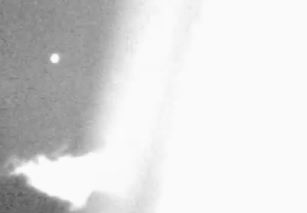
#> input picture output_frames/Misc_394.jpg, 307 x 213 px
$ python delete.py   (older library calls are emulated)
#> lines starting #> are read from the running program, lines starting #| are printed output that depends on the picture
#> further down, input_image is the input picture: shape (213, 307); min 81, max 255, mean 219
import cv2
import numpy as np
import matplotlib.pyplot as plt
import matplotlib
matplotlib.use('TkAgg')
def gaussian_filter(img, kernel_size, sigma):
    """应用高斯滤波器平滑图像"""
#> called with kernel_size = 5, sigma = 2
    return cv2.GaussianBlur(img, (kernel_size, kernel_size), sigma)

def sobel_edge_detection(img):
    """提取图像边缘特征"""
    grad_x = cv2.Sobel(img, cv2.CV_64F, 1, 0, ksize=3)
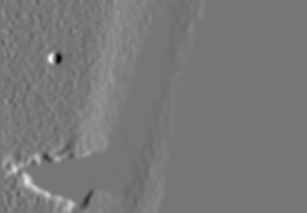
#> grad_x: shape (213, 307) float64; min -0.546, max 0.633, mean 0.0121; drawn with min black and max white
    grad_y = cv2.Sobel(img, cv2.CV_64F, 0, 1, ksize=3)
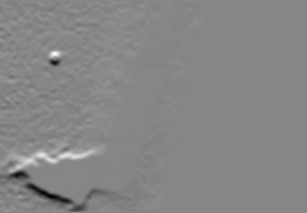
#> grad_y: shape (213, 307) float64; min -0.679, max 0.611, mean 0.000134; drawn with min black and max white
    edges = np.sqrt(grad_x**2 + grad_y**2)
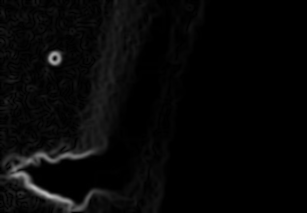
#> edges: shape (213, 307) float64; min 0, max 0.737, mean 0.0283
    return edges / edges.max()  # 归一化到[0, 1]

def gamma_correction(img, gamma):
    """伽马校正增强目标"""
#> called with gamma = 2
    img_normalized = img / img.max()
    return np.power(img_normalized, gamma)
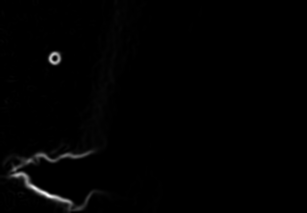
#> returned value: shape (213, 307) float64; min 0, max 1, mean 0.00883

def laplacian_pyramid(img, levels=3):
    """构建拉普拉斯金字塔"""
#> called with levels = 3
    gaussian_pyramid = [img]
    for i in range(levels):
        img = gaussian_filter(gaussian_pyramid[-1], kernel_size=5, sigma=2)
        gaussian_pyramid.append(img)
#> after the loop, gaussian_pyramid = 4 items
    laplacian_pyramid = [gaussian_pyramid[i] - gaussian_filter(gaussian_pyramid[i], kernel_size=5, sigma=2)
                         for i in range(levels)]
#> laplacian_pyramid = 3 items
    return laplacian_pyramid

def adaptive_filter(kernel_size, contrast):
    """自适应生成滤波核"""
    # 确定滤波核的中心位置
    h, w = contrast.shape
    center_x, center_y = h // 2, w // 2

    # 提取局部对比度，确保大小与滤波核一致
    half_k = kernel_size // 2
    local_contrast = contrast[center_x - half_k:center_x + half_k + 1,
                               center_y - half_k:center_y + half_k + 1]

    # 构造高斯核
    x = np.arange(-kernel_size // 2 + 1, kernel_size // 2 + 1)
    y = np.arange(-kernel_size // 2 + 1, kernel_size // 2 + 1)
    x, y = np.meshgrid(x, y)
    sigma = kernel_size / 2
    gaussian_kernel = np.exp(-(x**2 + y**2) / (2 * sigma**2))

    # 将局部对比度应用于高斯核
    adaptive_kernel = gaussian_kernel * local_contrast
    return adaptive_kernel / adaptive_kernel.sum()


def compute_local_energy(img, neighborhood_size=5):
    """计算局部能量密度"""
    kernel = np.ones((neighborhood_size, neighborhood_size)) / (neighborhood_size**2)
    local_energy = cv2.filter2D(img**2, -1, kernel)
    return local_energy / local_energy.max()  # 归一化到[0, 1]

def detect_weak_targets(img, levels=3, gamma=2.0, neighborhood_size=5):
    """实现完整的改进 Top-Hat 算法"""
    # Step 1: 图像预处理
    smoothed = gaussian_filter(img, kernel_size=5, sigma=2)
    edges = sobel_edge_detection(smoothed)
    enhanced = gamma_correction(edges, gamma)

    # Step 2: 多尺度分解
    laplacian_layers = laplacian_pyramid(enhanced, levels=levels)
#> laplacian_layers = 3 items

    # Step 3: 自适应滤波与目标增强
    filtered_layers = []
    for i, layer in enumerate(laplacian_layers):
        # 归一化对比度
        contrast = np.abs(layer) / (np.abs(layer).max() + 1e-8)

        # 提取每个局部区域的滤波核
        kernel = adaptive_filter(kernel_size=5, contrast=contrast)

        # 应用滤波
        filtered = cv2.filter2D(layer, -1, kernel)
        filtered_layers.append(filtered)
#> this loop made 3 passes
#> pass 2, in detect_weak_targets, `contrast = np.abs(layer) / (np.abs(layer).max() + 1e-8)`:
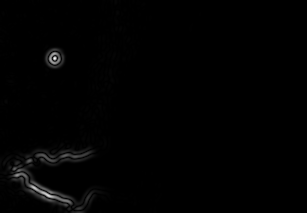
#> contrast: shape (213, 307) float64; min 0, max 1, mean 0.00833
#> pass 2, in detect_weak_targets, `filtered = cv2.filter2D(layer, -1, kernel)`:
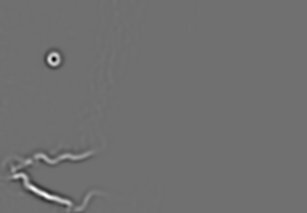
#> filtered: shape (213, 307) float64; min -0.0578, max 0.0735, mean 1.49e-06; drawn with min black and max white
#> after the loop, filtered_layers = 3 items

    # Step 4: 局部能量分析
    adjusted_layers = []
    for layer in filtered_layers:
        energy = compute_local_energy(layer, neighborhood_size=neighborhood_size)
        adjusted = layer * energy  # 动态调整显著性
        adjusted_layers.append(adjusted)
#> after the loop, adjusted_layers = 3 items

    # Step 5: 多尺度融合
    final_response = sum(adjusted_layers)  # 叠加所有层
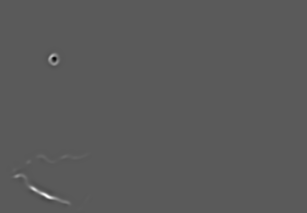
#> final_response: shape (213, 307) float64; min -0.109, max 0.2, mean 0.000252; drawn with min black and max white
    final_response = final_response / final_response.max()  # 归一化

    return final_response

# 测试代码
if __name__ == "__main__":
    # 加载灰度图像
    input_image = cv2.imread("./output_frames/Misc_394.jpg", cv2.IMREAD_GRAYSCALE)
    input_image = input_image.astype(np.float64) / 255.0  # 归一化到[0, 1]

    # 检测弱小目标
    response = detect_weak_targets(input_image)

    # [8 lines of commented-out code are left out]
    plt.figure(figsize=(12, 6))
    plt.subplot(1, 2, 1), plt.title("Original Image"), plt.imshow(input_image, cmap="gray"), plt.axis("off")
    plt.subplot(1, 2, 2), plt.title("detection_result"), plt.imshow(response, cmap="gray"), plt.axis("off")
    plt.tight_layout()
    plt.show()

$ run again, with output_frames/Misc_37.jpg copied over output_frames/Misc_394.jpg
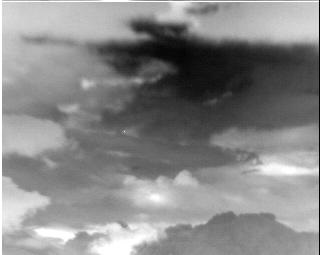
#> input picture output_frames/Misc_37.jpg, 320 x 255 px
#> input_image is the input picture: shape (255, 320); min 0, max 255, mean 136
#> after the loop in laplacian_pyramid, `for i in range(levels):`: gaussian_pyramid = 4 items
#> laplacian_pyramid = 3 items
#> the loop in detect_weak_targets, `for i, layer in enumerate(laplacian_layers):` made 3 passes
#> pass 1, in detect_weak_targets, `contrast = np.abs(layer) / (np.abs(layer).max() + 1e-8)`:
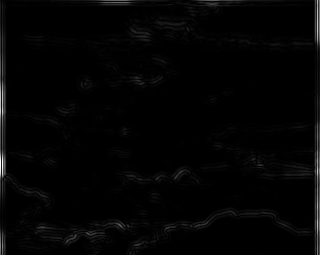
#> contrast: shape (255, 320) float64; min 0, max 1, mean 0.0162
#> the loop in detect_weak_targets, `for layer in filtered_layers:` made 3 passes
#> in detect_weak_targets, `final_response = sum(adjusted_layers)`:
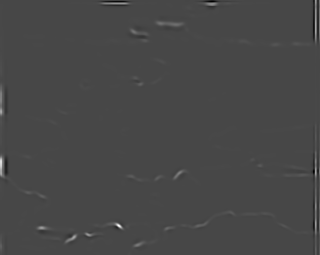
#> final_response: shape (255, 320) float64; min -0.0575, max 0.146, mean 0.000289; drawn with min black and max white

$ run again, with output_frames/Misc_380.jpg copied over output_frames/Misc_394.jpg
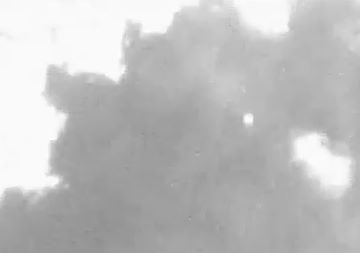
#> input picture output_frames/Misc_380.jpg, 360 x 253 px
#> input_image is the input picture: shape (253, 360); min 142, max 255, mean 191.7
#> after the loop in laplacian_pyramid, `for i in range(levels):`: gaussian_pyramid = 4 items
#> laplacian_pyramid = 3 items
#> the loop in detect_weak_targets, `for i, layer in enumerate(laplacian_layers):` made 3 passes
#> pass 1, in detect_weak_targets, `filtered = cv2.filter2D(layer, -1, kernel)`:
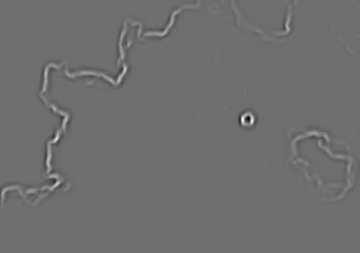
#> filtered: shape (253, 360) float64; min -0.124, max 0.161, mean -2.14e-06; drawn with min black and max white
#> the loop in detect_weak_targets, `for layer in filtered_layers:` made 3 passes
#> pass 1, in detect_weak_targets, `adjusted = layer * energy`:
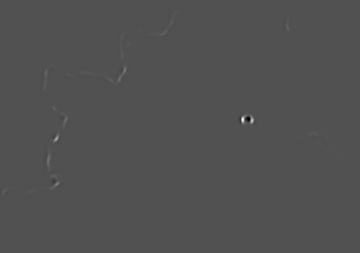
#> adjusted: shape (253, 360) float64; min -0.072, max 0.154, mean 8.42e-05; drawn with min black and max white

$ run again, with output_frames/Misc_391.jpg copied over output_frames/Misc_394.jpg
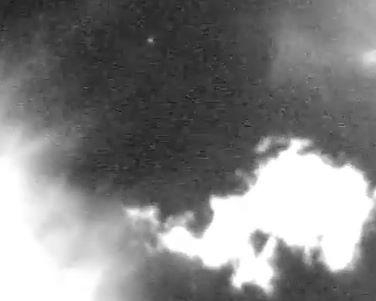
#> input picture output_frames/Misc_391.jpg, 376 x 301 px
#> input_image is the input picture: shape (301, 376); min 27, max 255, mean 130
#> after the loop in laplacian_pyramid, `for i in range(levels):`: gaussian_pyramid = 4 items
#> laplacian_pyramid = 3 items
#> the loop in detect_weak_targets, `for i, layer in enumerate(laplacian_layers):` made 3 passes
#> the loop in detect_weak_targets, `for layer in filtered_layers:` made 3 passes
#> pass 1, in detect_weak_targets, `adjusted = layer * energy`:
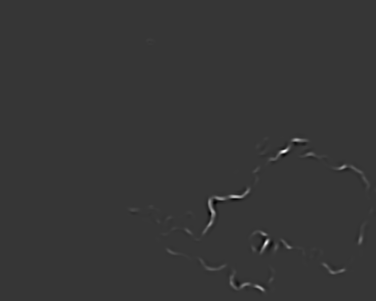
#> adjusted: shape (301, 376) float64; min -0.0308, max 0.113, mean 0.000198; drawn with min black and max white
